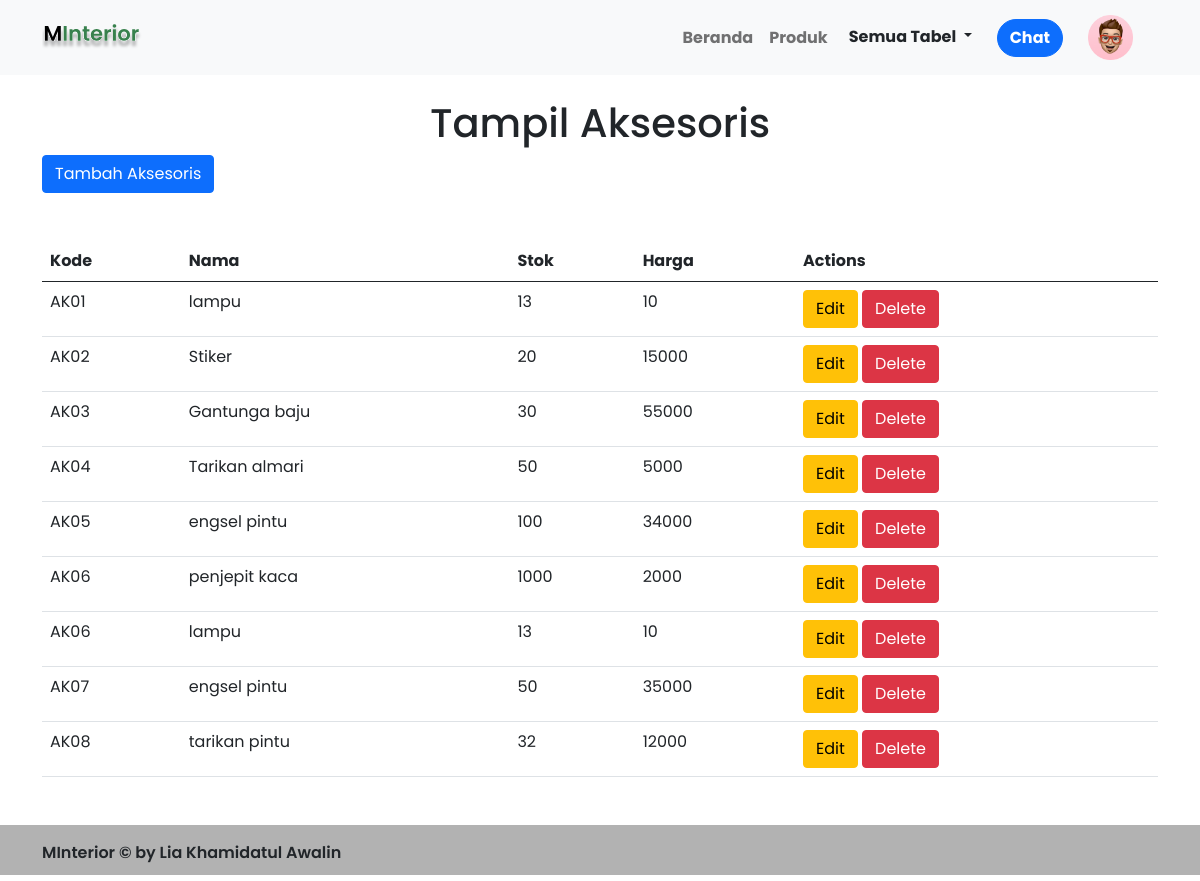
Screenshot of /aksesoris/ with the database file from the repository.
### mahasiswa/models.py (models this page shows, shortened)
class aksesoris(models.Model):
    kode = models.CharField(max_length=8)
    nama = models.CharField(max_length=30)
    stok = models.IntegerField()
    harga = models.BigIntegerField()

### mahasiswa/views.py (the view)
# urls.py: path('aksesoris/', tampil_aksesoris, name='aksesoris'),
def tampil_aksesoris(request):
    Aksesoriss = aksesoris.objects.all()
    konteks = {
        'Aksesoriss': Aksesoriss,
    }
    return render(request, 'tampil_aksesoris.html', konteks)

### mahasiswa/templates/tampil_aksesoris.html (shortened to what this page needs)
{% include 'head.html' %}
{% include 'navbar.html' %}
<div class="container">
    <div class="text-center mt-4">
        <h1>Tampil Aksesoris</h1>
    </div>
    <a href="{% url 'addAkses' %}" class="btn btn-primary">Tambah Aksesoris</a>
    <table class="table mt-5">
        <thead>
            <tr>
                <th scope="col">Kode</th>
                <th scope="col">Nama</th>
                <th scope="col">Stok</th>
                <th scope="col">Harga</th>
                <th scope="col">Actions</th>
            </tr>
        </thead>
        <tbody>
            {% for aksesoris in Aksesoriss %}
            <tr>
                <td>{{ aksesoris.kode }}</td>
                <td>{{ aksesoris.nama }}</td>
                <td>{{ aksesoris.stok }}</td>
                <td>{{ aksesoris.harga }}</td>
                <td><a href="{% url 'ubahAkses' aksesoris.id %}" class="btn btn-warning">Edit</a>
                    <button type="button" class="btn btn-danger" data-bs-toggle="modal"
                        data-bs-target="#HapusAksesoris-{{ aksesoris.id }}">
                        Delete
                    </button>
                </td>
            </tr>
            {% endfor %}
        </tbody>
    </table>
</div>
{% include 'footer.html' %}

### mahasiswa/static/css/home.css (style rules this page uses)
* { margin: 0; padding: 0; }

### mahasiswa/static/css/produk.css (style rules this page uses)
* { margin: 0; padding: 0; }

### mahasiswa/static/css/footer.css (style rules this page uses)
* { margin: 0; padding: 0; }

### rows the page displays
aksesoris: kode "AK01", nama "lampu", stok "13", harga "10"
aksesoris: kode "AK02", nama "Stiker", stok "20", harga "15000"
aksesoris: kode "AK03", nama "Gantunga baju", stok "30", harga "55000"
aksesoris: kode "AK04", nama "Tarikan almari", stok "50", harga "5000"
aksesoris: kode "AK05", nama "engsel pintu", stok "100", harga "34000"
aksesoris: kode "AK06", nama "penjepit kaca", stok "1000", harga "2000"
aksesoris: kode "AK06", nama "lampu", stok "13", harga "10"
aksesoris: kode "AK07", nama "engsel pintu", stok "50", harga "35000"
aksesoris: kode "AK08", nama "tarikan pintu", stok "32", harga "12000"
